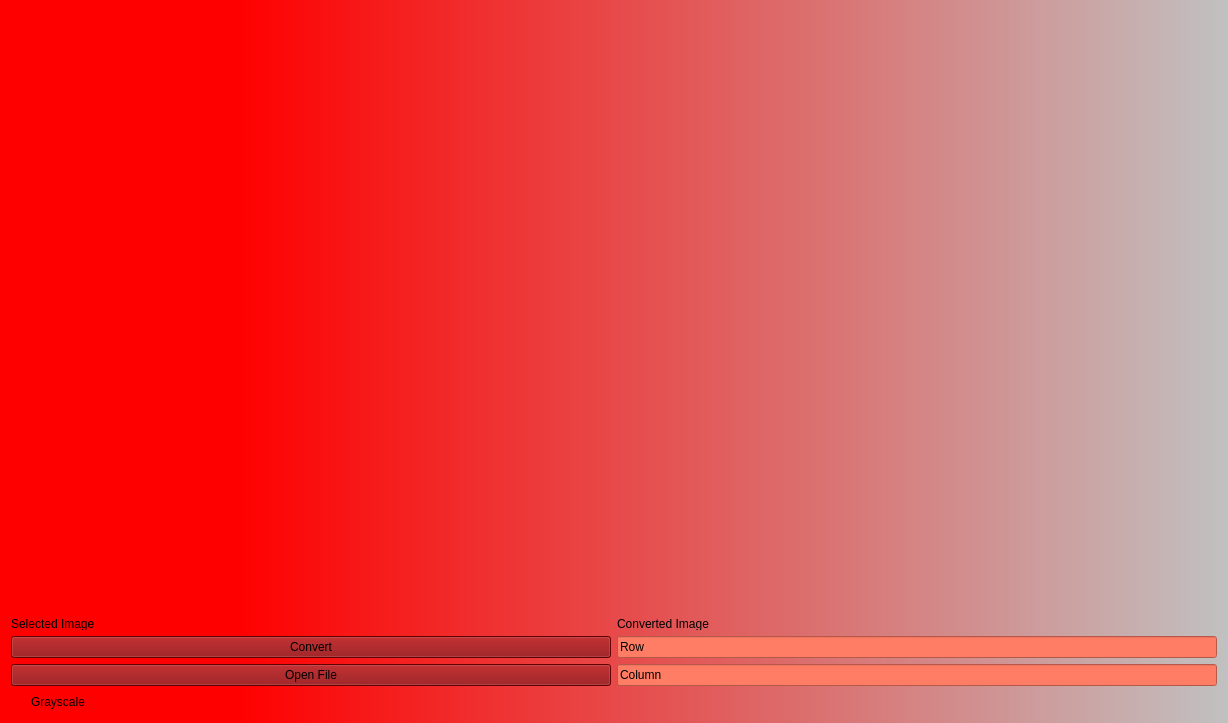
      <widget class="QWidget" name="HW1">
       <property name="styleSheet">
        <string notr="true">background-color: qlineargradient(spread:pad, x1:0, y1:0, x2:1, y2:0, stop:0.194444 rgba(255, 0, 0, 255), stop:1 rgba(193, 193, 193, 255));</string>
       </property>
       <attribute name="title">
        <string>HW1</string>
       </attribute>
       <layout class="QGridLayout" name="gridLayout">
        <item row="0" column="0">
         <widget class="QLabel" name="mainImage">
          <property name="minimumSize">
           <size>
            <width>600</width>
            <height>600</height>
           </size>
          </property>
          <property name="maximumSize">
           <size>
            <width>16777215</width>
            <height>16777215</height>
           </size>
          </property>
          <property name="styleSheet">
           <string notr="true">background-color: rgba(199, 204, 219,0);</string>
          </property>
          <property name="text">
           <string/>
          </property>
          <property name="alignment">
           <set>Qt::AlignJustify|Qt::AlignVCenter</set>
          </property>
         </widget>
        </item>
        <item row="0" column="1">
         <widget class="QLabel" name="newImage">
          <property name="minimumSize">
           <size>
            <width>600</width>
            <height>600</height>
           </size>
          </property>
          <property name="maximumSize">
           <size>
            <width>16777215</width>
            <height>16777215</height>
           </size>
          </property>
          <property name="styleSheet">
           <string notr="true">background-color: rgba(199, 204, 219,0);</string>
          </property>
          <property name="text">
           <string/>
          </property>
          <property name="alignment">
           <set>Qt::AlignJustify|Qt::AlignVCenter</set>
          </property>
         </widget>
        </item>
        <item row="1" column="0">
         <widget class="QLabel" name="label">
          <property name="maximumSize">
           <size>
            <width>16777215</width>
            <height>13</height>
           </size>
          </property>
          <property name="font">
           <font>
            <pointsize>9</pointsize>
           </font>
          </property>
          <property name="styleSheet">
           <string notr="true">background-color: rgba(199, 204, 219,0);
color: rgb(0, 0, 0);</string>
          </property>
          <property name="text">
           <string>Selected Image</string>
          </property>
          <property name="alignment">
           <set>Qt::AlignLeading|Qt::AlignLeft|Qt::AlignVCenter</set>
          </property>
          <property name="margin">
           <number>0</number>
          </property>
         </widget>
        </item>
        <item row="1" column="1">
         <widget class="QLabel" name="label_2">
          <property name="maximumSize">
           <size>
            <width>16777215</width>
            <height>13</height>
           </size>
          </property>
          <property name="font">
           <font>
            <pointsize>9</pointsize>
           </font>
          </property>
          <property name="styleSheet">
           <string notr="true">background-color: rgba(199, 204, 219,0);
color: rgb(0, 0, 0);</string>
          </property>
          <property name="lineWidth">
           <number>1</number>
          </property>
          <property name="text">
           <string>Converted Image</string>
          </property>
          <property name="alignment">
           <set>Qt::AlignLeading|Qt::AlignLeft|Qt::AlignVCenter</set>
          </property>
         </widget>
        </item>
        <item row="2" column="0">
         <widget class="QPushButton" name="convert">
          <property name="minimumSize">
           <size>
            <width>52</width>
            <height>0</height>
           </size>
          </property>
          <property name="styleSheet">
           <string notr="true">background-color: rgb(135, 0, 2);</string>
          </property>
          <property name="text">
           <string>Convert</string>
          </property>
         </widget>
        </item>
        <item row="2" column="1">
         <widget class="QLineEdit" name="Row">
          <property name="styleSheet">
           <string notr="true">background-color: rgb(255, 124, 101);
color: rgb(0, 0, 0);
</string>
          </property>
          <property name="text">
           <string>Row</string>
          </property>
         </widget>
        </item>
        <item row="3" column="0">
         <widget class="QPushButton" name="pushButton">
          <property name="minimumSize">
           <size>
            <width>52</width>
            <height>0</height>
           </size>
          </property>
          <property name="styleSheet">
           <string notr="true">background-color: rgb(135, 0, 2);</string>
          </property>
          <property name="text">
           <string>Open File</string>
          </property>
         </widget>
        </item>
        <item row="3" column="1">
         <widget class="QLineEdit" name="Column">
          <property name="styleSheet">
           <string notr="true">background-color: rgb(255, 124, 101);
color: rgb(0, 0, 0);
</string>
          </property>
          <property name="text">
           <string>Column</string>
          </property>
         </widget>
        </item>
        <item row="4" column="0">
         <widget class="QRadioButton" name="radioButton">
          <property name="styleSheet">
           <string notr="true">background-color: rgba(199, 204, 219,0);
color: rgb(0, 0, 0);</string>
          </property>
          <property name="text">
           <string>Grayscale</string>
          </property>
         </widget>
        </item>
       </layout>
      </widget>
